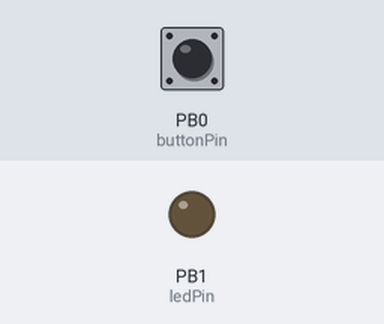
Bench run of a sketch on a simulated ATtiny85, built with avr-gcc and run on an emulated ATtiny85. Shown: output pins drawn as LEDs (lit = HIGH). Inputs (shaded band) come from the test bench; at power-on: PB0 (buttonPin) LOW.

Above: at 1.2 s.
1.3 s: PB0 (buttonPin) pulled HIGH for 0.15 s
At 1.37 s:
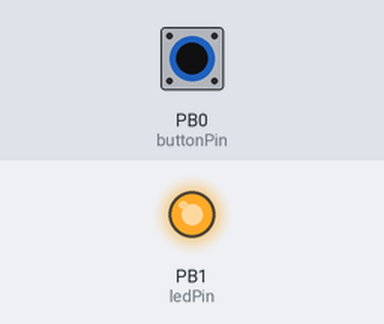
2.9 s: PB0 (buttonPin) pulled HIGH for 3.2 s
At 7.5 s:
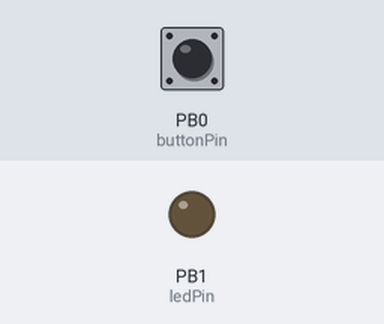
Timing chart, 0 to 9.0 s (numbered marks = the images above; inputs shaded):
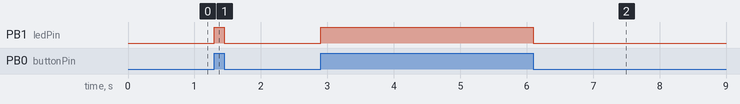

The sketch:

Towwer_3D_trigger.ino
```cpp
#include "DigiKeyboard.h"
const int buttonPin = 0;     // the number of the pushbutton pin
const int ledPin =  1;
int buttonState = 0;         // variable for reading the pushbutton status

void setup() {
  // initialize the digital pin as an output.
  DigiKeyboard.sendKeyStroke(0);
  pinMode(ledPin, OUTPUT); //LED on Model B
  pinMode(buttonPin, INPUT); //button
}

// the loop routine runs over and over again forever:

//  DigiKeyboard.sendKeyStroke(0);
//  DigiKeyboard.delay(5000);


void loop() {
  // read the state of the pushbutton value:
  buttonState = digitalRead(buttonPin);

  // check if the pushbutton is pressed.
  // if it is, the buttonState is HIGH:
  if (buttonState == HIGH) {
    // turn LED on:
    digitalWrite(ledPin, HIGH);
    DigiKeyboard.sendKeyPress(0,MOD_SHIFT_LEFT);
    //DigiKeyboard.println("Hello Digispark!");


  } else {
    // turn LED off:
    DigiKeyboard.sendKeyStroke(0);
    digitalWrite(ledPin, LOW);
  }
}
```

Measured:
- after the input at 1.3 s, PB1 (ledPin): LOW → HIGH at once, → LOW 0.15 s later
- after the input at 2.9 s, PB1 (ledPin): LOW → HIGH at once, → LOW 3.2 s later
